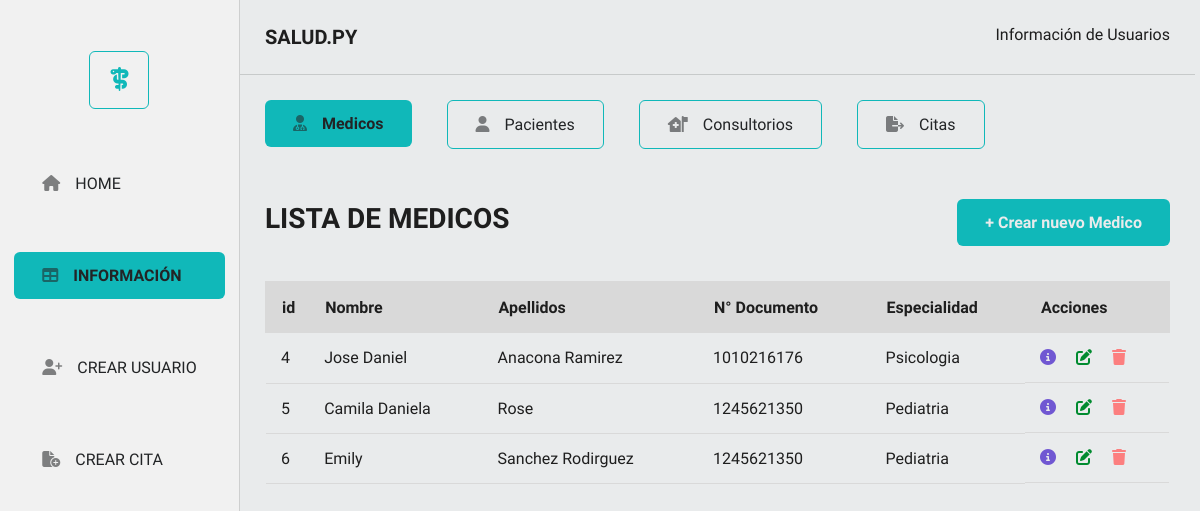
Page /medicos on the earlier database version.
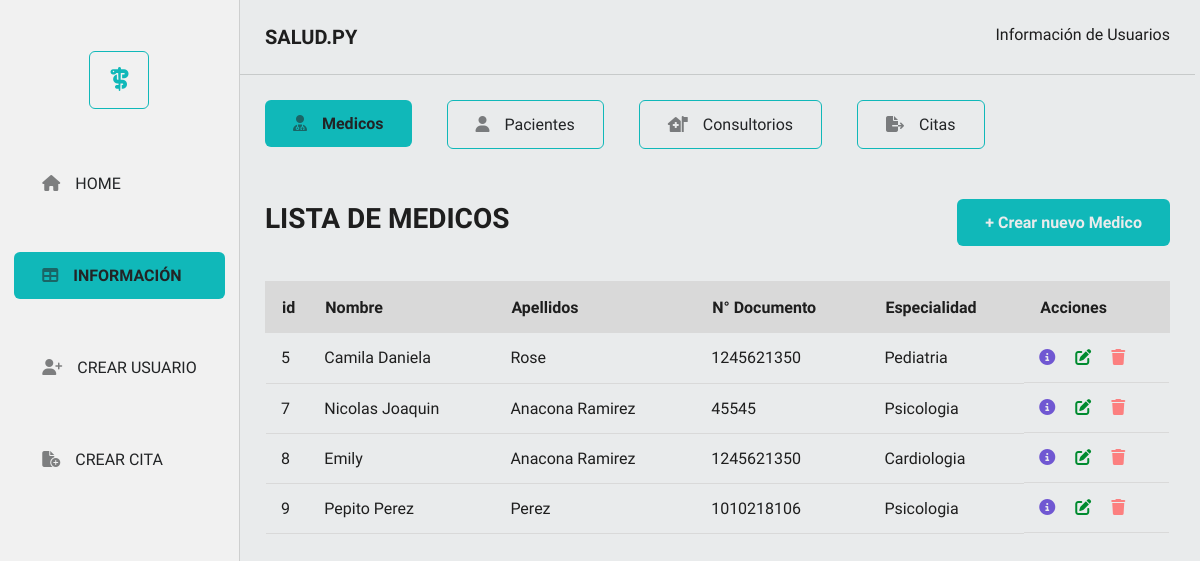
Same page on the later database version.
### app/models.py (models this page shows)
class Medico(db.Model):
    __tablename__='medicos'
    id = db.Column(db.Integer, primary_key = True )
    nombres = db.Column(db.String(120), nullable = True )
    apellidos = db.Column(db.String(120), nullable = True)
    tipo_identificacion = db.Column(db.String(4), nullable = True)
    numero_identificacion = db.Column(db.Integer)
    registro_medico = db.Column(db.Integer)
    especialidad = db.Column(db.String(50))
    citas = db.relationship("Cita" , backref = "medico" )

### app/routes.py (the view)
@app.route('/medicos')
def get_all_medicos():
    medicos = Medico.query.all()
    return render_template('medicos/medicos.html', medicos = medicos)

### app/templates/medicos/medicos.html (shortened to what this page needs)
<!DOCTYPE html>
<html lang="en">
  <head>
    <link rel="stylesheet" href="/app/styles/styles.css">
    <link rel="stylesheet" href="{{ url_for('static', filename='styles.css' )}}">
    <link rel="stylesheet" href="{{ url_for('static', filename='navs/menuLeft.css')}}">
    <link rel="stylesheet" href="{{ url_for('static', filename = 'info/infoUser.css')}}">
    <link rel="stylesheet" href="{{ url_for('static', filename = 'modals/messages.css')}}">
  </head>
  <body>
    <section class="sectionHomeTable">
      <section class="navLeft">
        <div class="logoNav"><span><i class="fa-solid fa-staff-snake"></i></span></div>
        <div class="navMenuLeft">
          <ul>
            <li><a class="botonLineNone" href="http://127.0.0.1:5000/"><span><i class="fa-solid fa-house"></i></span>HOME</a></li>
            <li><a class="botonPrimary" href="http://127.0.0.1:5000/medicos"><span><i class="fa-solid fa-table"></i></span>INFORMACIÓN</a></li>
            <li><a class="botonLineNone" href="http://127.0.0.1:5000/medicos/create"><span><i class="fa-solid fa-user-plus"></i></span>CREAR USUARIO</a></li>
            <li><a class="botonLineNone" href="http://127.0.0.1:5000/citas/create"><span><i class="fa-solid fa-file-circle-plus"></i></span>CREAR CITA</a></li>
          </ul>
        </div>
      </section>
      <section class="contenidoRight">
        <nav>
          <div class="headerRight">
            <h3>SALUD.PY</h3>
            <p>Información de Usuarios</p>
          </div>
          <div class="navInfoRight">
            <ul>
              <li><a class="botonPrimary" href="http://127.0.0.1:5000/medicos"><span><i class="fa-solid fa-user-doctor"></i></span>Medicos</a> </li>
              <li><a class="botonLine" href="http://127.0.0.1:5000/pacientes"><span><i class="fa-solid fa-user"></i></span> Pacientes </a></li>
              <li><a class="botonLine" href="http://127.0.0.1:5000/consultorios"><span><i class="fa-solid fa-house-medical-flag"></i></span>Consultorios </a></li>
              <li><a class="botonLine" href="http://127.0.0.1:5000/citas"><span><i class="fa-solid fa-file-export"></i></span>Citas</a></li>
            </ul>
          </div>
        </nav>
        <section class="containerRight">
          <div class="navHeaderTable">
            <h3 class="titleTable">LISTA DE MEDICOS</h3>
            <a class="botonPrimary" href="http://127.0.0.1:5000/medicos/create">+ Crear nuevo Medico</a>
          </div>
          <article>
            <table class="table">
              <thead class="tableTitle">
                <tr>
                  <th>id</th>
                  <th>Nombre</th>
                  <th>Apellidos</th>
                  <th>N° Documento</th>
                  <th>Especialidad</th>
                  <th>Acciones</th>
                </tr>
              </thead>
              <tbody>
                {% for medico in medicos %}
                <tr>
                  <td>{{ medico.id }}</td>
                  <td>{{ medico.nombres }}</td>
                  <td>{{ medico.apellidos }}</td>
                  <td>{{ medico.numero_identificacion}}</td>
                  <td>{{ medico.especialidad }}</td>
                  <td class="accionIcon">
                    <a class="iconInfo" href="/medicos/{{ medico.id }}"><i class="fa-solid fa-circle-info"></i></a>
                    <a class="iconUpdate" href="/medicos/update/{{ medico.id}}"><i class="fa-solid fa-pen-to-square"></i></a>
                    <a class="iconDelete" href="/medicos/delete/{{ medico.id }}"><i class="fa-solid fa-trash"></i></a>
                  </td>
                </tr>
                {% endfor %}
              </tbody>
            </table>
          </article>
        </section>
      </section>
    </section>
  </body>
</html>

### app/static/styles.css (style rules this page uses)
:root { --font-family-style : "Sarabun", sans-serif; --color-primary: #E9EBEC; --color-secundary: #10B8B9; --color-font : #1E1E1E; --color-font-text: #222426; --color-bg-secondary: #f1f1f1; --color-extra-bg: #D9D9D9; --color-extra-rgba: rgba(34, 36, 38, 0.17); --color-icon-rgba:rgba(34, 36, 38, 0.56); --color-delete: #FC7F7F; --color-upgrade:#008B2F; --color-details:#7057D2; --linea-color: 1px solid var(--color-extra-rgba); --border-butom: 1px solid var(--color-secundary); }
* { margin: 0; padding: 0; box-sizing: border-box; }
body { background-color: var(--color-primary); font-family: var(--font-family-style); color: var(--color-font); }
.sectionHomeTable { display: flex; }
.botonPrimary { display: flex; gap: 15px; align-items: center; border-radius: 6px; padding: 14px 28px; background-color: var(--color-secundary); text-decoration: none; color: var(--color-primary); font-weight: 600; border: none; }
.botonLine { display: flex; gap: 15px; align-items: center; border-radius: 6px; padding: 14px 28px; border: 1px solid var(--color-secundary); }
.botonLineNone { display: flex; gap: 15px; align-items: center; border-radius: 6px; padding: 14px 28px; }
.contenidoRight { width: 100%; padding-right: 35px; }
.headerRight { padding: 25px; display: flex; justify-content: space-between; border-bottom: var(--linea-color); }
.headerRight h3 { font-size: 1.25rem; font-weight: 600; }
@media (max-width: 1240px) { .contenidoRight { padding-right: 5px; } }

### app/static/navs/menuLeft.css (style rules this page uses)
:root { --color-primary: #E9EBEC; --color-secundary: #10B8B9; --color-font : #1E1E1E; --color-font-text: #222426; --color-bg-secondary: #f1f1f1; --color-extra-bg: #D9D9D9; --color-delete: #FC7F7F; --color-upgrade:#008B2F; --color-details:#7057D2; --color-extra-rgba: rgba(34, 36, 38, 0.17); --color-icon-rgba:rgba(34, 36, 38, 0.56); --linea-color: 1px solid var(--color-extra-rgba); --border-butom: 1px solid var(--color-secundary); }
.navLeft { height: 100vh; width: 20%; border-right: var(--linea-color); background: var(--color-bg-secondary); }
.logoNav { height: 20vh; display: flex; align-items: center; justify-content: center; }
.logoNav span { font-size: 1.5rem; border: var(--border-butom); padding: 14px 20px; border-radius: 6px; color: var(--color-secundary); }
.navMenuLeft { display: flex; justify-content: center; align-items: center; }
.navMenuLeft ul { list-style-type: none; display: flex; flex-direction: column; gap: 45px; }
.navLeft ul li a { text-decoration: none; color: var(--color-font-text); }
.navLeft ul li a span { color: var(--color-icon-rgba); }
@media (max-width: 1240px) { .navLeft { width: 25%; } }

### app/static/info/infoUser.css (style rules this page uses)
:root { --color-primary: #E9EBEC; --color-secundary: #10B8B9; --color-font : #1E1E1E; --color-font-text: #222426; --color-bg-secondary: #f1f1f1; --color-extra-bg: #D9D9D9; --color-delete: #FC7F7F; --color-upgrade:#008B2F; --color-details:#7057D2; --color-extra-rgba: rgba(34, 36, 38, 0.17); --color-icon-rgba:rgba(34, 36, 38, 0.56); --linea-color: 1px solid var(--color-extra-rgba); --border-butom: 1px solid var(--color-secundary); }
.navInfoRight { padding: 25px; }
.navInfoRight ul { display: flex; list-style-type: none; gap: 35px; }
.navInfoRight ul li a { text-decoration: none; color: var(--color-font-text); }
.navInfoRight ul li a span { color: var(--color-icon-rgba); }
.containerRight { padding: 25px; }
.navHeaderTable { display: flex; justify-content: space-between; align-items: baseline; margin-bottom: 35px; }
.navHeaderTable h3 { font-size: 1.75rem; }
.table { width: 100%; border-collapse: collapse; }
.tableTitle { height: 50px; text-align: left; border-radius: 6px; align-items: baseline; }
.tableTitle tr { background-color: var(--color-extra-bg); border-color: none; margin-left: 15px; }
.tableTitle th { border: 2px solid var(--color-extra-bg); padding-left: 15px; }
.table td { height: 50px; border-bottom: 1px solid var(--color-extra-bg); padding-left: 15px; }
.accionIcon { display: flex; gap: 20px; align-items: center; }
.iconInfo { color: var(--color-details); }
.iconUpdate { color: var(--color-upgrade); }
.iconDelete { color: var(--color-delete); }

Differences in the rows shown:
removed Medico: id "4", nombres "Jose Daniel", apellidos "Anacona Ramirez", numero_identificacion "1010216176", especialidad "Psicologia"
removed Medico: id "6", nombres "Emily", apellidos "Sanchez Rodirguez", numero_identificacion "1245621350", especialidad "Pediatria"
added Medico: id "7", nombres "Nicolas Joaquin", apellidos "Anacona Ramirez", numero_identificacion "45545", especialidad "Psicologia"
added Medico: id "8", nombres "Emily", apellidos "Anacona Ramirez", numero_identificacion "1245621350", especialidad "Cardiologia"
added Medico: id "9", nombres "Pepito Perez", apellidos "Perez", numero_identificacion "1010218106", especialidad "Psicologia"
